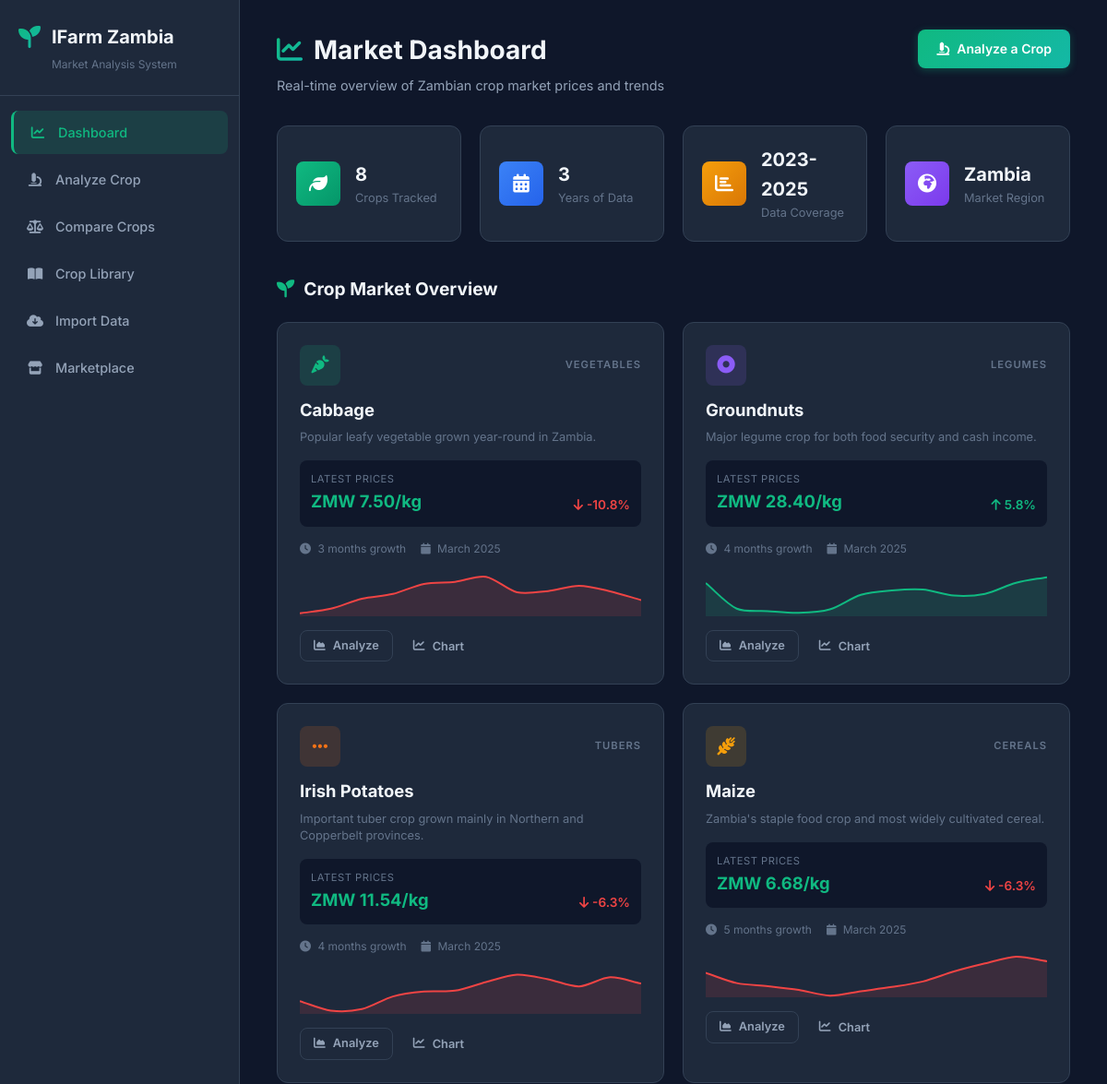
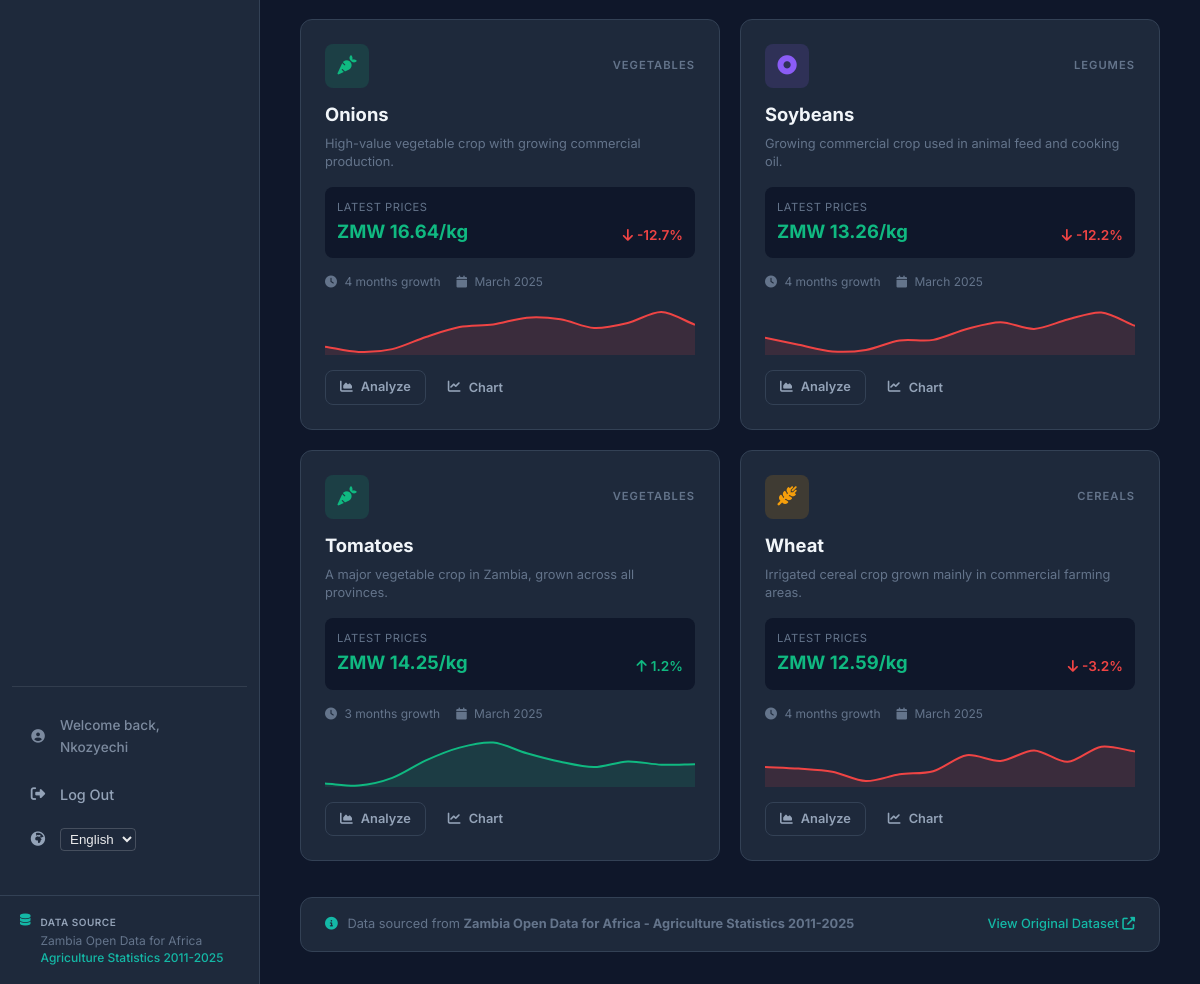
The page / (signed in) on the database its author committed (2 pictures, top to bottom).
### tables this page shows
CREATE TABLE users (
            id INTEGER PRIMARY KEY AUTOINCREMENT,
            username TEXT NOT NULL UNIQUE,
            password_hash TEXT NOT NULL,
            created_at TIMESTAMP DEFAULT CURRENT_TIMESTAMP
        );

CREATE TABLE crops (
            id INTEGER PRIMARY KEY AUTOINCREMENT,
            name TEXT NOT NULL UNIQUE,
            category TEXT NOT NULL,
            growth_period_months INTEGER NOT NULL,
            description TEXT
        );

CREATE TABLE price_records (
            id INTEGER PRIMARY KEY AUTOINCREMENT,
            crop_id INTEGER NOT NULL,
            year INTEGER NOT NULL,
            month INTEGER NOT NULL,
            price_per_kg REAL NOT NULL,
            price_per_50kg_bag REAL,
            province TEXT DEFAULT 'National',
            source TEXT DEFAULT 'Zambia Open Data for Africa',
            FOREIGN KEY (crop_id) REFERENCES crops(id)
        );

### app.py (the view)
@app.route('/')
def index():
    ensure_db()
    if not current_user.is_authenticated:
        return render_template('landing.html')
    crops = get_crop_list()
    crop_summaries = []
    for crop in crops:
        prices = get_price_history(crop['id'])
        if prices:
            latest = prices[-1]
            prev = prices[-2] if len(prices) >= 2 else None
            change = 0
            if prev:
                change = round(((latest['price_per_kg'] - prev['price_per_kg']) / prev['price_per_kg']) * 100, 1)
            crop_summaries.append({
                **crop,
                'latest_price': latest['price_per_kg'],
                'latest_month': MONTH_NAMES[latest['month'] - 1],
                'latest_year': latest['year'],
                'price_change': change,
                'trend': 'up' if change > 0 else 'down' if change < 0 else 'stable',
                'sparkline': [p['price_per_kg'] for p in prices[-12:]] if len(prices) >= 12 else [p['price_per_kg'] for p in prices]
            })
        else:
            crop_summaries.append({**crop, 'latest_price': 0, 'price_change': 0, 'trend': 'stable', 'sparkline': []})
    return render_template('index.html', crops=crop_summaries, months=MONTH_NAMES)

### app.py (called while the page is built)
@login_manager.user_loader
def load_user(user_id):
    user_data = get_user_by_id(user_id)
    if user_data:
        return User(id=user_data['id'], username=user_data['username'], password_hash=user_data['password_hash'])
    return None

def ensure_db():
    if not os.path.exists(get_db_path()):
        seed_database()

@app.context_processor
def inject_translations():
    def t(key):
        lang = session.get('lang', 'en')
        return TRANSLATIONS.get(lang, {}).get(key, TRANSLATIONS.get('en', {}).get(key, key))
    return dict(t=t, current_lang=session.get('lang', 'en'))

### models/database.py (called while the page is built)
def get_db_path():
    return os.environ.get(
        'IFARM_DB_PATH',
        os.path.join(os.path.dirname(os.path.dirname(__file__)), 'ifarm.db'),
    )

def ensure_db_directory():
    db_directory = os.path.dirname(get_db_path())
    if db_directory:
        os.makedirs(db_directory, exist_ok=True)

def get_db():
    ensure_db_directory()
    conn = sqlite3.connect(get_db_path())
    conn.row_factory = sqlite3.Row
    return conn

def get_crop_list():
    conn = get_db()
    crops = conn.execute('SELECT * FROM crops ORDER BY name').fetchall()
    conn.close()
    return [dict(c) for c in crops]

def get_price_history(crop_id, start_year=None, end_year=None, province='National'):
    conn = get_db()
    query = 'SELECT * FROM price_records WHERE crop_id = ? AND province = ?'
    params = [crop_id, province]
    if start_year:
        query += ' AND year >= ?'
        params.append(start_year)
    if end_year:
        query += ' AND year <= ?'
        params.append(end_year)
    query += ' ORDER BY year, month'
    records = conn.execute(query, params).fetchall()
    conn.close()
    return [dict(r) for r in records]

def get_user_by_id(user_id):
    conn = get_db()
    user = conn.execute('SELECT * FROM users WHERE id = ?', (user_id,)).fetchone()
    conn.close()
    return dict(user) if user else None

### templates/index.html (shortened to what this page needs)
{% extends "base.html" %}
{% block content %}
<div class="page-header">
    <div>
        <h1><i class="fas fa-chart-line"></i> Market Dashboard</h1>
        <p class="subtitle">Real-time overview of Zambian crop market prices and trends</p>
    </div>
    <a href="{{ url_for('analyze') }}" class="btn btn-primary">
        <i class="fas fa-microscope"></i> Analyze a Crop
    </a>
</div>
<div class="stats-grid">
    <div class="stat-card">
        <div class="stat-icon" style="background: linear-gradient(135deg, #10b981, #059669);">
            <i class="fas fa-leaf"></i>
        </div>
        <div class="stat-info">
            <h3>{{ crops|length }}</h3>
            <p>Crops Tracked</p>
        </div>
    </div>
    <div class="stat-card">
        <div class="stat-icon" style="background: linear-gradient(135deg, #3b82f6, #2563eb);">
            <i class="fas fa-calendar-alt"></i>
        </div>
        <div class="stat-info">
            <h3>3</h3>
            <p>Years of Data</p>
        </div>
    </div>
    <div class="stat-card">
        <div class="stat-icon" style="background: linear-gradient(135deg, #f59e0b, #d97706);">
            <i class="fas fa-chart-bar"></i>
        </div>
        <div class="stat-info">
            <h3>2023-2025</h3>
            <p>Data Coverage</p>
        </div>
    </div>
    <div class="stat-card">
        <div class="stat-icon" style="background: linear-gradient(135deg, #8b5cf6, #7c3aed);">
            <i class="fas fa-globe-africa"></i>
        </div>
        <div class="stat-info">
            <h3>Zambia</h3>
            <p>Market Region</p>
        </div>
    </div>
</div>
<h2 class="section-title"><i class="fas fa-seedling"></i> Crop Market Overview</h2>
<div class="crop-grid">
    {% for crop in crops %}
    <div class="crop-card" data-crop-id="{{ crop.id }}">
        <div class="crop-card-header">
            <div class="crop-icon {{ crop.category|lower }}">
                {% if crop.category == 'Vegetables' %}
                    <i class="fas fa-carrot"></i>
                {% elif crop.category == 'Cereals' %}
                    <i class="fas fa-wheat-awn"></i>
                {% elif crop.category == 'Legumes' %}
                    <i class="fas fa-circle-dot"></i>
                {% elif crop.category == 'Tubers' %}
                    <i class="fas fa-ellipsis"></i>
                {% else %}
                    <i class="fas fa-leaf"></i>
                {% endif %}
            </div>
            <span class="crop-category">{{ crop.category }}</span>
        </div>
        <h3>{{ crop.name }}</h3>
        <p class="crop-description">{{ crop.description }}</p>
        <div class="price-info">
            <div class="current-price">
                <span class="price-label">{{ t('Latest Prices') }}</span>
                <span class="price-value">ZMW {{ "%.2f"|format(crop.latest_price) }}/kg</span>
            </div>
            <div class="price-trend {{ crop.trend }}">
                {% if crop.trend == 'up' %}
                    <i class="fas fa-arrow-up"></i>
                {% elif crop.trend == 'down' %}
                    <i class="fas fa-arrow-down"></i>
                {% else %}
                    <i class="fas fa-minus"></i>
                {% endif %}
                <span>{{ crop.price_change }}%</span>
            </div>
        </div>
        <div class="crop-meta">
            <span><i class="fas fa-clock"></i> {{ crop.growth_period_months }} months growth</span>
            <span><i class="fas fa-calendar"></i> {{ crop.latest_month }} {{ crop.latest_year }}</span>
        </div>
        <div class="sparkline-container" style="height: 48px; margin-top: 15px; margin-bottom: 15px;">
            <canvas class="sparkline-chart" data-points="{{ crop.sparkline | tojson }}" data-color="{% if crop.trend == 'up' %}#10b981{% elif crop.trend == 'down' %}#ef4444{% else %}#3b82f6{% endif %}"></canvas>
        </div>
        <div class="crop-actions">
            <a href="{{ url_for('analyze') }}?crop={{ crop.id }}" class="btn btn-sm btn-outline">
                <i class="fas fa-chart-area"></i> Analyze
            </a>
            <button class="btn btn-sm btn-ghost" onclick="showPriceChart({{ crop.id }}, '{{ crop.name }}')">
                <i class="fas fa-chart-line"></i> Chart
            </button>
        </div>
    </div>
    {% endfor %}
</div>
<div class="attribution">
    <p><i class="fas fa-info-circle"></i> Data sourced from <strong>Zambia Open Data for Africa - Agriculture Statistics 2011-2025</strong></p>
    <a href="https://zambia.opendataforafrica.org/etqmqgf/agriculture-statistics-2011-2025" target="_blank" rel="noopener">
        View Original Dataset <i class="fas fa-external-link-alt"></i>
    </a>
</div>
{% endblock %}

### templates/base.html (shortened to what this page needs)
<!DOCTYPE html>
<html lang="en">
<head>
    <link rel="stylesheet" href="https://cdnjs.cloudflare.com/ajax/libs/font-awesome/6.5.1/css/all.min.css">
    <link rel="stylesheet" href="{{ url_for('static', filename='css/style.css') }}">
</head>
<body>
    {% set is_landing = (request.endpoint == 'landing') or (request.endpoint == 'index' and not current_user.is_authenticated) %}
    {% if not is_landing %}
    <nav class="sidebar" id="sidebar">
        <div class="sidebar-header">
            <div class="logo">
                <i class="fas fa-seedling"></i>
                <span>{{ t('IFarm Zambia') }}</span>
            </div>
            <p class="logo-subtitle">Market Analysis System</p>
        </div>
        <div class="nav-links">
            <a href="{{ url_for('index') }}" class="nav-link {% if request.endpoint == 'index' %}active{% endif %}">
                {% if current_user.is_authenticated %}
                <i class="fas fa-chart-line"></i>
                <span>{{ t('Dashboard') }}</span>
                {% else %}
                <i class="fas fa-home"></i>
                <span>{{ t('Home') }}</span>
                {% endif %}
            </a>
            <a href="{{ url_for('analyze') }}" class="nav-link {% if request.endpoint == 'analyze' %}active{% endif %}">
                <i class="fas fa-microscope"></i>
                <span>{{ t('Analyze Crop') }}</span>
            </a>
            <a href="{{ url_for('compare') }}" class="nav-link {% if request.endpoint == 'compare' %}active{% endif %}">
                <i class="fas fa-balance-scale"></i>
                <span>{{ t('Compare') }} Crops</span>
            </a>
            <a href="{{ url_for('crop_library') }}" class="nav-link {% if request.endpoint == 'crop_library' %}active{% endif %}">
                <i class="fas fa-book-open"></i>
                <span>{{ t('Crop Library') }}</span>
            </a>
            <a href="{{ url_for('import_data') }}" class="nav-link {% if request.endpoint == 'import_data' %}active{% endif %}">
                <i class="fas fa-cloud-download-alt"></i>
                <span>Import Data</span>
            </a>
            <a href="{{ url_for('marketplace') }}" class="nav-link {% if request.endpoint == 'marketplace' %}active{% endif %}">
                <i class="fas fa-store"></i>
                <span>{{ t('Marketplace') }}</span>
            </a>
            <div style="margin-top: auto; border-top: 1px solid rgba(226, 232, 240, 0.1); padding-top: 1rem; margin-bottom: 1rem;">
                {% if current_user.is_authenticated %}
                <div class="nav-link" style="opacity: 0.8; font-size: 0.85rem;">
                    <i class="fas fa-user-circle"></i>
                    <span>{{ t('Welcome back') }}, {{ current_user.username }}</span>
                </div>
                <a href="{{ url_for('logout') }}" class="nav-link">
                    <i class="fas fa-sign-out-alt"></i>
                    <span>{{ t('Log Out') }}</span>
                </a>
                {% endif %}
                <div class="nav-link" style="padding-top: 10px;">
                    <i class="fas fa-globe-africa"></i>
                    <select onchange="window.location.href='/set_language/' + this.value" style="background: transparent; border: 1px solid rgba(255,255,255,0.2); color: white; padding: 2px 5px; border-radius: 4px; outline: none; cursor: pointer; opacity: 0.9;">
                        <option value="en" {% if current_lang == 'en' %}selected{% endif %} style="color: black;">English</option>
                    </select>
                </div>
            </div>
        </div>
        <div class="sidebar-footer">
            <div class="data-source">
                <i class="fas fa-database"></i>
                <div>
                    <small>Data Source</small>
                    <p>Zambia Open Data for Africa</p>
                    <p class="year-range">Agriculture Statistics 2011-2025</p>
                </div>
            </div>
        </div>
    </nav>
    {% endif %}
    <main class="main-content {% if is_landing %}no-sidebar{% endif %}">
        {% block content %}{% endblock %}
    </main>
</body>
</html>

### rows shown on the page
users: username "Nkozyechi"
crops: category "VEGETABLES", name "Cabbage", description "Popular leafy vegetable grown year-round in Zambia."
price_records: latest_price "7.50", latest_year "2025"
crops: category "LEGUMES", name "Groundnuts", description "Major legume crop for both food security and cash income."
price_records: latest_price "28.40", latest_year "2025"
crops: category "TUBERS", name "Irish Potatoes", description "Important tuber crop grown mainly in Northern and Copperbelt provinces."
price_records: latest_price "11.54", latest_year "2025"
crops: category "CEREALS", name "Maize", description "Zambia's staple food crop and most widely cultivated cereal."
price_records: latest_price "6.68", latest_year "2025"
crops: category "VEGETABLES", name "Onions", description "High-value vegetable crop with growing commercial production."
price_records: latest_price "16.64", latest_year "2025"
crops: category "LEGUMES", name "Soybeans", description "Growing commercial crop used in animal feed and cooking oil."
price_records: latest_price "13.26", latest_year "2025"
crops: category "VEGETABLES", name "Tomatoes", description "A major vegetable crop in Zambia, grown across all provinces."
price_records: latest_price "14.25", latest_year "2025"
crops: category "CEREALS", name "Wheat", description "Irrigated cereal crop grown mainly in commercial farming areas."
price_records: latest_price "12.59", latest_year "2025"

### other values the page prints
{{ t('IFarm Zambia') }} "IFarm Zambia"
{{ t('Dashboard') }} "Dashboard"
{{ t('Analyze Crop') }} "Analyze Crop"
{{ t('Compare') }} "Compare"
{{ t('Crop Library') }} "Crop Library"
{{ t('Marketplace') }} "Marketplace"
{{ t('Welcome back') }} "Welcome back"
{{ t('Log Out') }} "Log Out"
{{ crops|length }} "8"
{{ t('Latest Prices') }} "LATEST PRICES" "LATEST PRICES" "LATEST PRICES" "LATEST PRICES" "LATEST PRICES" "LATEST PRICES" "LATEST PRICES" "LATEST PRICES"
{{ crop.price_change }} "-10.8" "5.8" "-6.3" "-6.3" "-12.7" "-12.2" "1.2" "-3.2"
{{ crop.growth_period_months }} "3" "4" "4" "5" "4" "4" "3" "4"
{{ crop.latest_month }} "March" "March" "March" "March" "March" "March" "March" "March"
